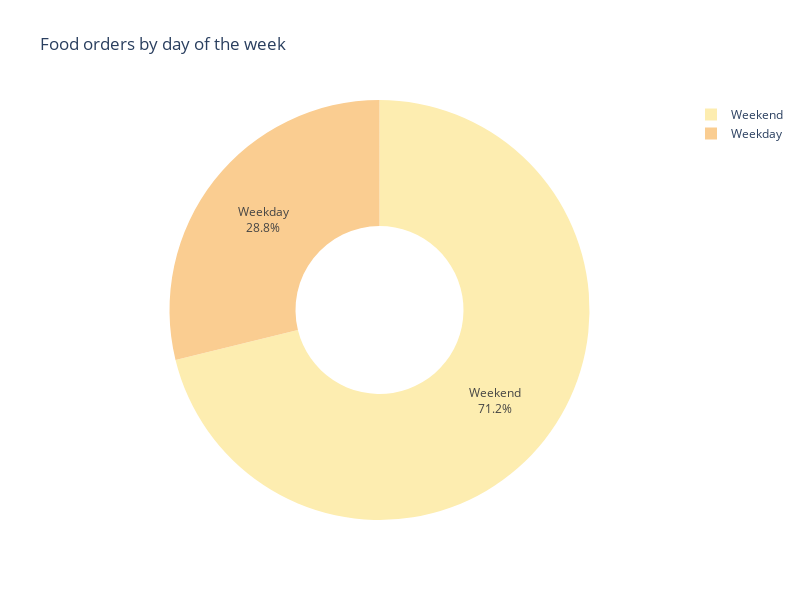

Write notebook code for a chart like this one.
### Code cell
fig = px.pie(df_day, values="Freq", names="Day",
             color_discrete_sequence=px.colors.sequential.matter,
             title="Food orders by day of the week",
             hole=0.4,
             width=800,
             height=600)

fig.update_traces(textposition='inside', textinfo='percent+label')

fig.show()
print("Order volume is higher on weekends (two days) than on weekdays (five days).")

### Figure 1 — Plotly figure (JSON) as saved in the notebook; plotly's stock layout.template omitted (floating-point values rounded to 4 significant figures)
{"data": [{"domain": {"x": [0, 1], "y": [0, 1]}, "hole": 0.4, "hovertemplate": "Day=%{label}<br>Freq=%{value}<extra></extra>", "labels": ["Weekend", "Weekday"], "legendgroup": "", "name": "", "showlegend": true, "textinfo": "percent+label", "textposition": "inside", "type": "pie", "values": [1351, 547]}], "layout": {"height": 600, "legend": {"tracegroupgap": 0}, "piecolorway": ["rgb(253, 237, 176)", "rgb(250, 205, 145)", "rgb(246, 173, 119)", "rgb(240, 142, 98)", "rgb(231, 109, 84)", "rgb(216, 80, 83)", "rgb(195, 56, 90)", "rgb(168, 40, 96)", "rgb(138, 29, 99)", "rgb(107, 24, 93)", "rgb(76, 21, 80)", "rgb(47, 15, 61)"], "title": {"text": "Food orders by day of the week"}, "width": 800}}
